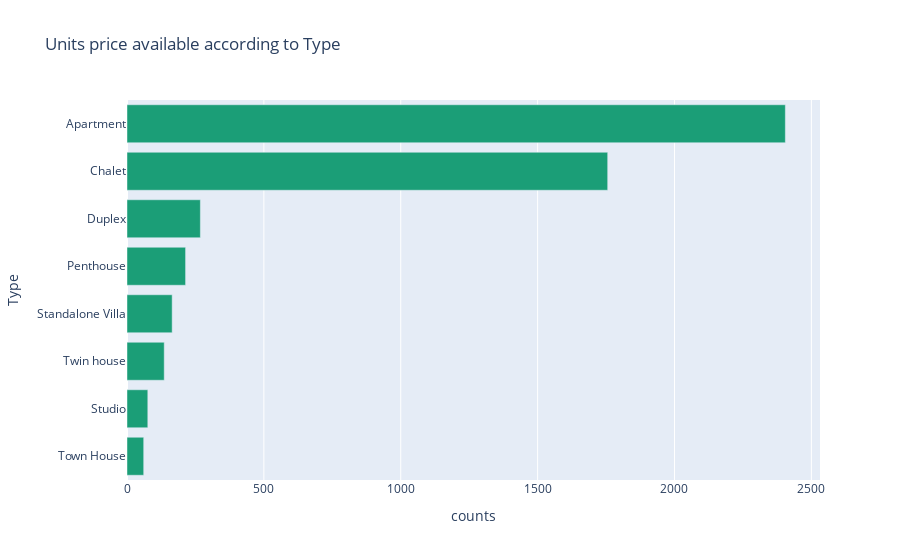

The cell this chart's notebook holds for it:
### Markdown cell above
## Delivery Date

### Code cell
types = df.groupby("Type").size().sort_values(ascending =True).reset_index(name='counts')

px.bar(x="counts",y="Type",data_frame=types,color_discrete_sequence=px.colors.qualitative.Dark2,title = "Units price available according to Type")

### Figure 1 — Plotly figure (JSON) as saved in the notebook; plotly's stock layout.template omitted (floating-point values rounded to 4 significant figures)
{"data": [{"alignmentgroup": "True", "hovertemplate": "counts=%{x}<br>Type=%{y}<extra></extra>", "legendgroup": "", "marker": {"color": "rgb(27,158,119)", "pattern": {"shape": ""}}, "name": "", "offsetgroup": "", "orientation": "h", "showlegend": false, "textposition": "auto", "type": "bar", "x": [61, 76, 136, 165, 214, 268, 1756, 2405], "xaxis": "x", "y": ["Town House", "Studio", "Twin house", "Standalone Villa", "Penthouse", "Duplex", "Chalet", "Apartment"], "yaxis": "y"}], "layout": {"barmode": "relative", "legend": {"tracegroupgap": 0}, "title": {"text": "Units price available according to Type"}, "xaxis": {"anchor": "y", "domain": [0, 1], "title": {"text": "counts"}}, "yaxis": {"anchor": "x", "domain": [0, 1], "title": {"text": "Type"}}}}
